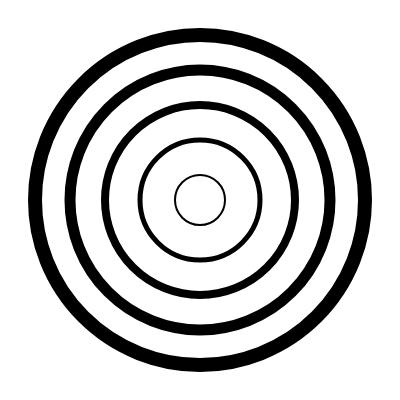
Frame 1 (no input)
Frame 60 (no input): identical to frame 1, image omitted
Frame 120 (the mouse pressed at the canvas centre since frame 60): identical to frame 1, image omitted

The p5.js sketch that drew this single still picture (run headless with seeded random() and noise() and a simulated clock; from frame 60 on, the mouse is pressed at the canvas centre):

// p5.js sketch
// ── sketch.js
function setup() {
  createCanvas(400, 400);
}

function draw() {
  background(255);
  noFill();
  for(i=0;i<5;i++){
    strokeWeight(2+i*3);
    circle(200,200,50+i*70);
  }
}
